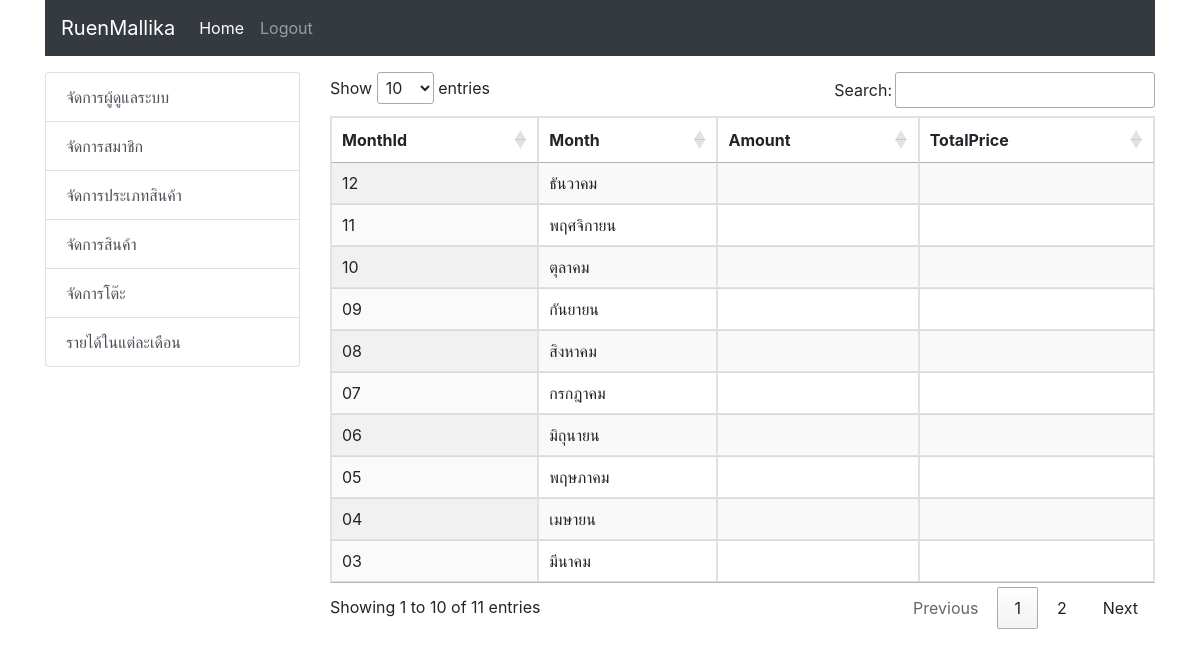
Screenshot of /code_web/admin/income.php with the database file from the repository.
### tables this page shows
CREATE TABLE Income(
	monthId		CHAR(3),
	monthName	VARCHAR(80),
	amount 		INTEGER(5),
	totalPrice	FLOAT(6),
	CONSTRAINT income_pk PRIMARY KEY (monthId)
);

### code_web/admin/income_list.php (the view, shortened to what this page needs)
<?php
      include('h.php');
                include('condb.php');
                $query = "
                SELECT * FROM Income
                ORDER BY monthId ASC" or die("Error:" . mysqli_error());
                $result = mysqli_query($con, $query);
                $row_am = mysqli_fetch_assoc($result);
                ?>
  <table border="2" class="display table table-bordered" id="menuTable" align="center"  >
  <thead>
    <tr class="info">
    <th>MonthId</th>
    <th>Month</th>
    <th>Amount</th>
    <th>TotalPrice</th>
  </tr>
</thead>
  <?php do { ?>
    <tr>
      <td><?php echo $row_am['monthId']; ?></td>
      <td><?php echo $row_am['monthName']; ?></td>
      <td ><?php echo $row_am['amount']; ?></td>
      <td ><?php echo $row_am['totalPrice']; ?></td>
    </tr>
    <?php } while ($row_am =  mysqli_fetch_assoc($result)); ?>
    </table>

### rows the page displays
income: monthId "03", monthName "มีนาคม"
income: monthId "04", monthName "เมษายน"
income: monthId "05", monthName "พฤษภาคม"
income: monthId "06", monthName "มิถุนายน"
income: monthId "07", monthName "กรกฎาคม"
income: monthId "08", monthName "สิงหาคม"
income: monthId "09", monthName "กันยายน"
income: monthId "10", monthName "ตุลาคม"
income: monthId "11", monthName "พฤศจิกายน"
income: monthId "12", monthName "ธันวาคม"
